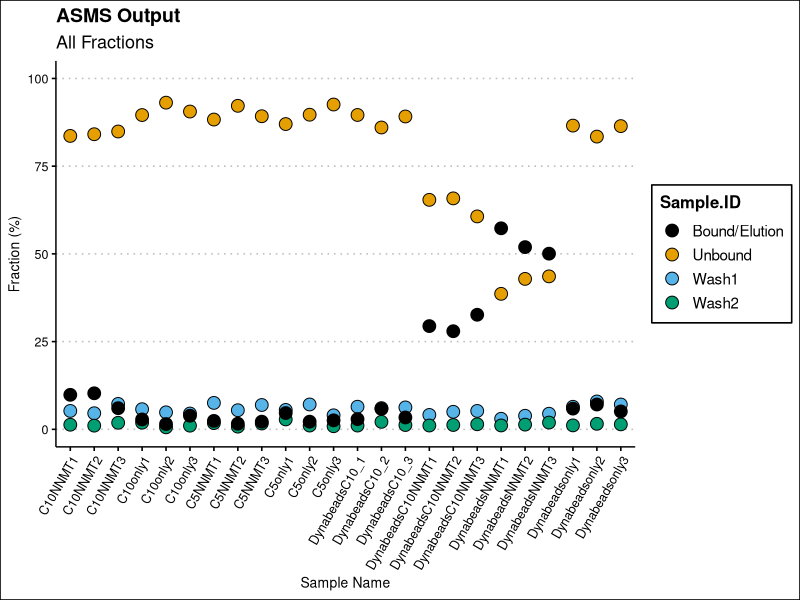
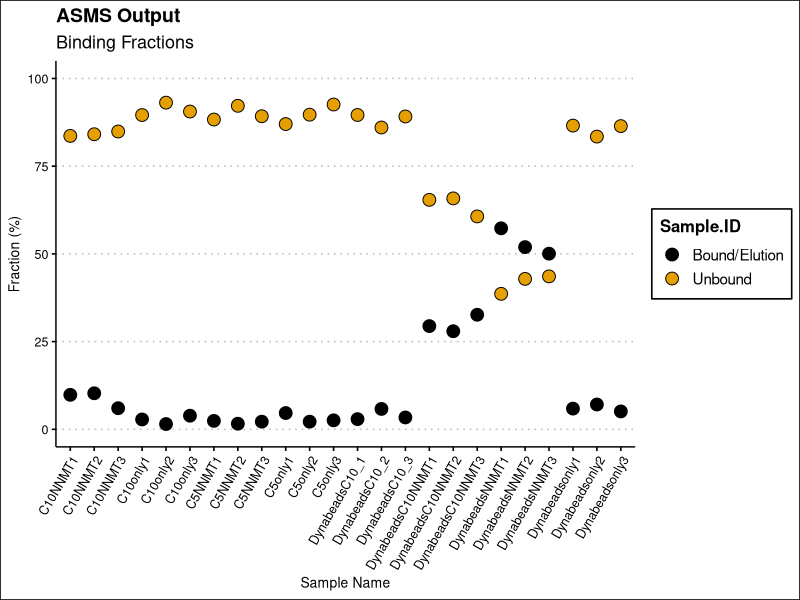
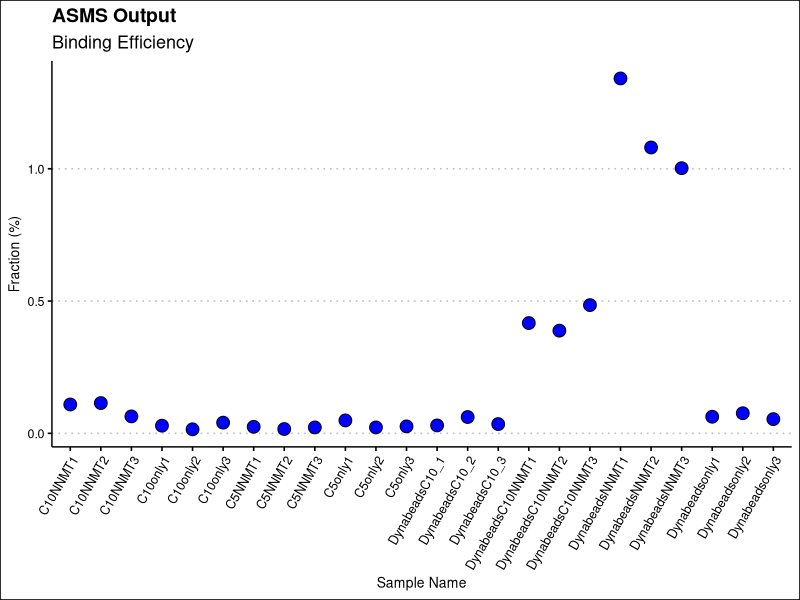

These figures' R source, in order:
#  ██      ▄▄▄▄▄   █▀▄▀█    ▄▄▄▄▄       █ ▄▄  ██   █▄▄▄▄   ▄▄▄▄▄   ▄███▄
#  █ █    █     ▀▄ █ █ █   █     ▀▄     █   █ █ █  █  ▄▀  █     ▀▄ █▀   ▀
#  █▄▄█  ▄ ▀▀▀▀▄   █ ▄ █ ▄  ▀▀▀▀▄       █▀▀▀  █▄▄█ █▀▀▌  ▄▀▀▀▀▄   ██▄▄
#  █  █  ▀▄▄▄▄▀    █   █  ▀▄▄▄▄▀        █     █  █ █  █  ▀▄▄▄▄▀  █▄▄▀
#  █               █                    █     █    █             ▀███▀
#  █               ▀                    ▀     █    ▀
# Written by Michael Ronzetti NIH/NCATS 2023
# To Do
#  2x2 graph of ASMS output by fraction area and percentage

library(tidyverse)
library(ggthemes)

# Read in raw df
raw.df <- read.csv(file = 'data/asms_data.csv')

# Convert fraction from chr to numeric
raw.df$Fraction <- gsub('%', '', raw.df$Fraction)
raw.df$Fraction <- as.numeric(raw.df$Fraction)
raw.df$Sample.Name <- as.character(raw.df$Sample.Name)
raw.df$Sample.ID <- as.character(raw.df$Sample.ID)

# Group by sample name, now using df.clean
df.clean <- raw.df %>%
  group_by(Sample.Name)

# Calculate binding efficiency
# Defined as (Elution fraction)/(Rest of fractions)
df.bindingEff <-
  tibble(sample.Name = unique(df.clean$Sample.Name),
         bindingEff = as.numeric(0))
for (x in 1:nrow(df.bindingEff)) {
  elution <-
    df.clean$Analyte.Area[df.clean$Sample.Name == df.bindingEff$sample.Name[x] &
                            df.clean$Sample.ID == "Bound/Elution"]
  wash1 <-
    df.clean$Analyte.Area[df.clean$Sample.Name == df.bindingEff$sample.Name[x] &
                            df.clean$Sample.ID == "Wash1"]
  wash2 <-
    df.clean$Analyte.Area[df.clean$Sample.Name == df.bindingEff$sample.Name[x] &
                            df.clean$Sample.ID == "Wash2"]
  unbound <-
    df.clean$Analyte.Area[df.clean$Sample.Name == df.bindingEff$sample.Name[x] &
                            df.clean$Sample.ID == "Unbound"]
  df.bindingEff$bindingEff[x] <- elution / (wash1 + wash2 + unbound)
}

# Prepare a df that is in wide format for Prism input
# Working with two grouping variables.
df.prism <-
  pivot_wider(
    data = df.clean,
    names_from = Sample.Name,
    values_from = Analyte.Area,
    id_cols = Sample.ID
  )

# Widen the binding efficiency tables
df.bindingEff.Temp <-
  pivot_wider(data = df.bindingEff,
              names_from = sample.Name,
              values_from = bindingEff)

# Attach the Binding Efficiency row and rename the NA
df.prism <- df.prism %>%
  add_row(df.bindingEff.Temp)
df.prism$Sample.ID <-
  df.prism$Sample.ID %>% replace_na("BindingEff")

# Export the Prism df as a csv
write.csv(x = df.prism,
          file = './ASMSPrism.csv',
          row.names = FALSE)

# Graph ASMS output
# Plot all data points
all.plot <-
  ggplot(df.clean, aes(x = Sample.Name, y = Fraction, fill = Sample.ID)) +
  geom_point(shape = 21, size = 4) +
  scale_fill_colorblind() +
  ylim(0, 100) +
  labs(
    title = 'ASMS Output',
    subtitle = 'All Fractions',
    x = 'Sample Name',
    y = 'Fraction (%)'
  ) +
  theme_clean() +
  theme(axis.text.x = element_text(
    angle = 60,
    vjust = 1,
    hjust = 1
  ))
all.plot

# Plot of elution and unbound
bind.plot <-
  ggplot(
    subset(
      df.clean,
      df.clean$Sample.ID == "Bound/Elution" |
        df.clean$Sample.ID == "Unbound"
    ),
    aes(x = Sample.Name, y = Fraction, fill = Sample.ID)
  ) +
  geom_point(shape = 21, size = 4) +
  scale_fill_colorblind() +
  ylim(0, 100) +
  labs(
    title = 'ASMS Output',
    subtitle = 'Binding Fractions',
    x = 'Sample Name',
    y = 'Fraction (%)'
  ) +
  theme_clean() +
  theme(axis.text.x = element_text(
    angle = 60,
    vjust = 1,
    hjust = 1
  ))
bind.plot

# Plot the ASMS Binding Efficiency
eff.plot <-
  ggplot(df.bindingEff, aes(x = sample.Name, y = bindingEff)) + geom_point(shape = 21,
                                                                           fill = 'blue',
                                                                           size = 4) +
  labs(title = 'ASMS Output',
       subtitle = 'Binding Efficiency') +
  theme_clean() +
  theme(axis.text.x = element_text(
    angle = 60,
    vjust = 1,
    hjust = 1
  )) +
  labs(
    title = 'ASMS Output',
    subtitle = 'Binding Efficiency',
    x = 'Sample Name',
    y = 'Fraction (%)'
  )
eff.plot
